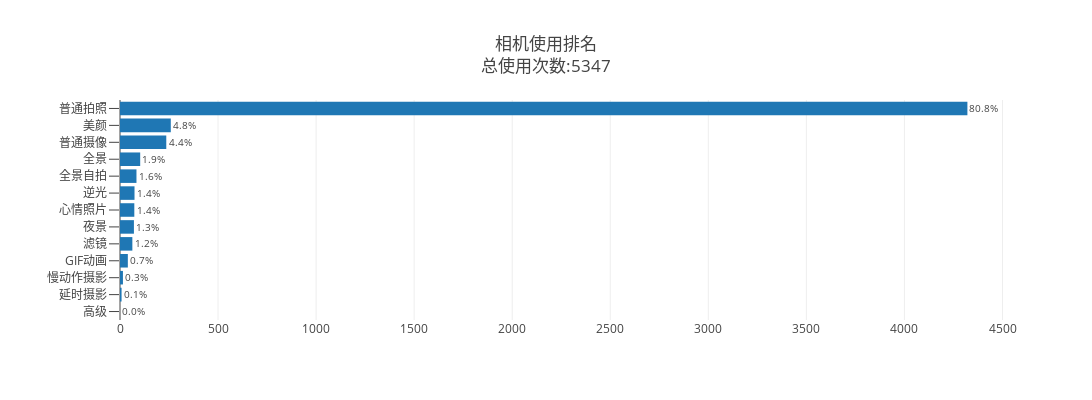

The notebook cell saved with this chart:
### Code cell
trace = go.Bar(y=camera_data.index, x=camera_data.values, orientation = 'h',
                 text = camera_data.apply(lambda x:'{:.1f}%'.format(x*100/total_used)).values,textposition = 'outside',)

layout = go.Layout(
    title='相机使用排名<br>总使用次数:{}'.format(total_used),
    height=400,
    width=1200,
    margin=dict(l=120),
    yaxis = dict(ticklen=10)
)

fig = go.Figure(data=[trace],layout=layout)
py.iplot(fig)

### Figure 1 — Plotly figure (JSON) as saved in the notebook; plotly's stock layout.template omitted (floating-point values rounded to 4 significant figures)
{"data": [{"orientation": "h", "text": ["0.0%", "0.1%", "0.3%", "0.7%", "1.2%", "1.3%", "1.4%", "1.4%", "1.6%", "1.9%", "4.4%", "4.8%", "80.8%"], "textposition": "outside", "type": "bar", "x": [0, 8, 15, 40, 63, 71, 73, 74, 84, 103, 236, 259, 4321], "y": ["高级", "延时摄影", "慢动作摄影", "GIF动画", "滤镜", "夜景", "心情照片", "逆光", "全景自拍", "全景", "普通摄像", "美颜", "普通拍照"]}], "layout": {"height": 400, "margin": {"l": 120}, "title": "相机使用排名<br>总使用次数:5347", "width": 1200, "yaxis": {"ticklen": 10}}}
